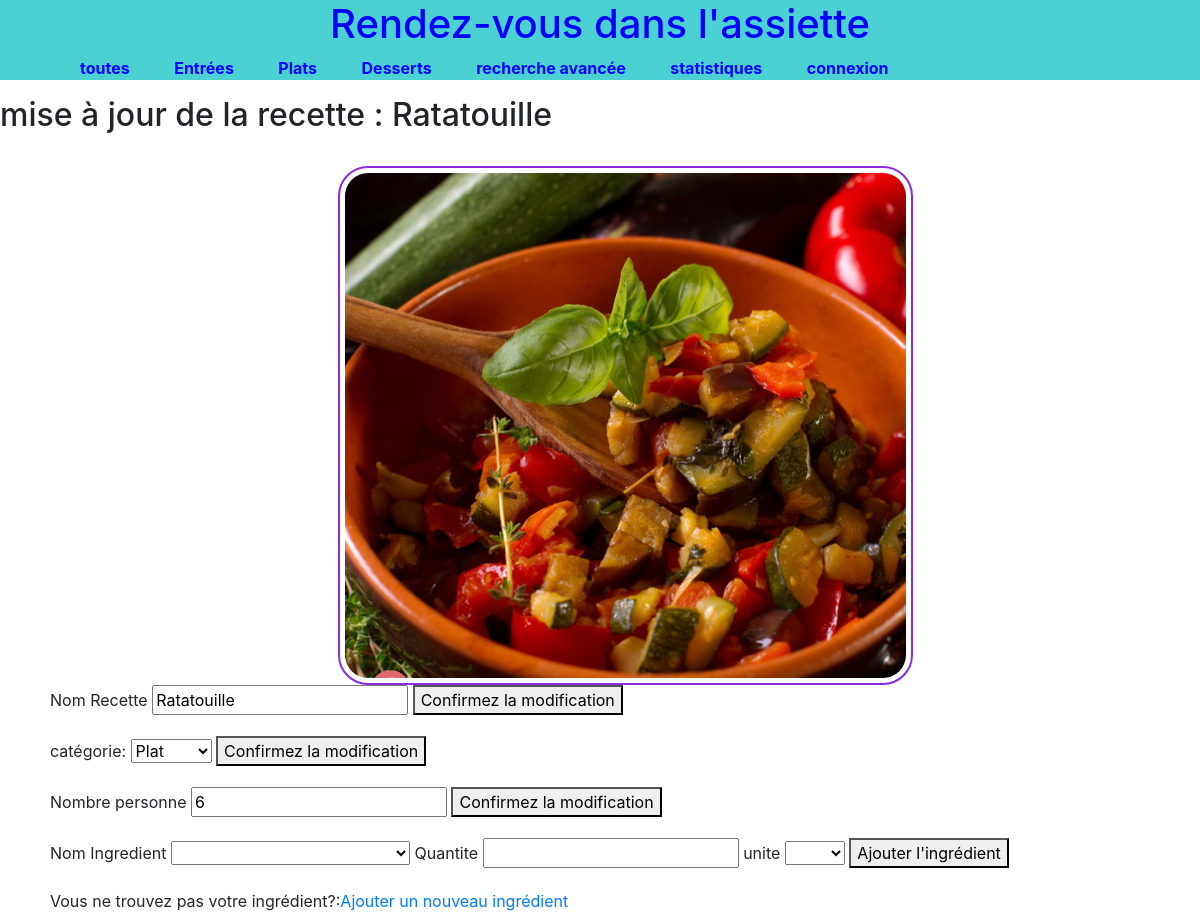
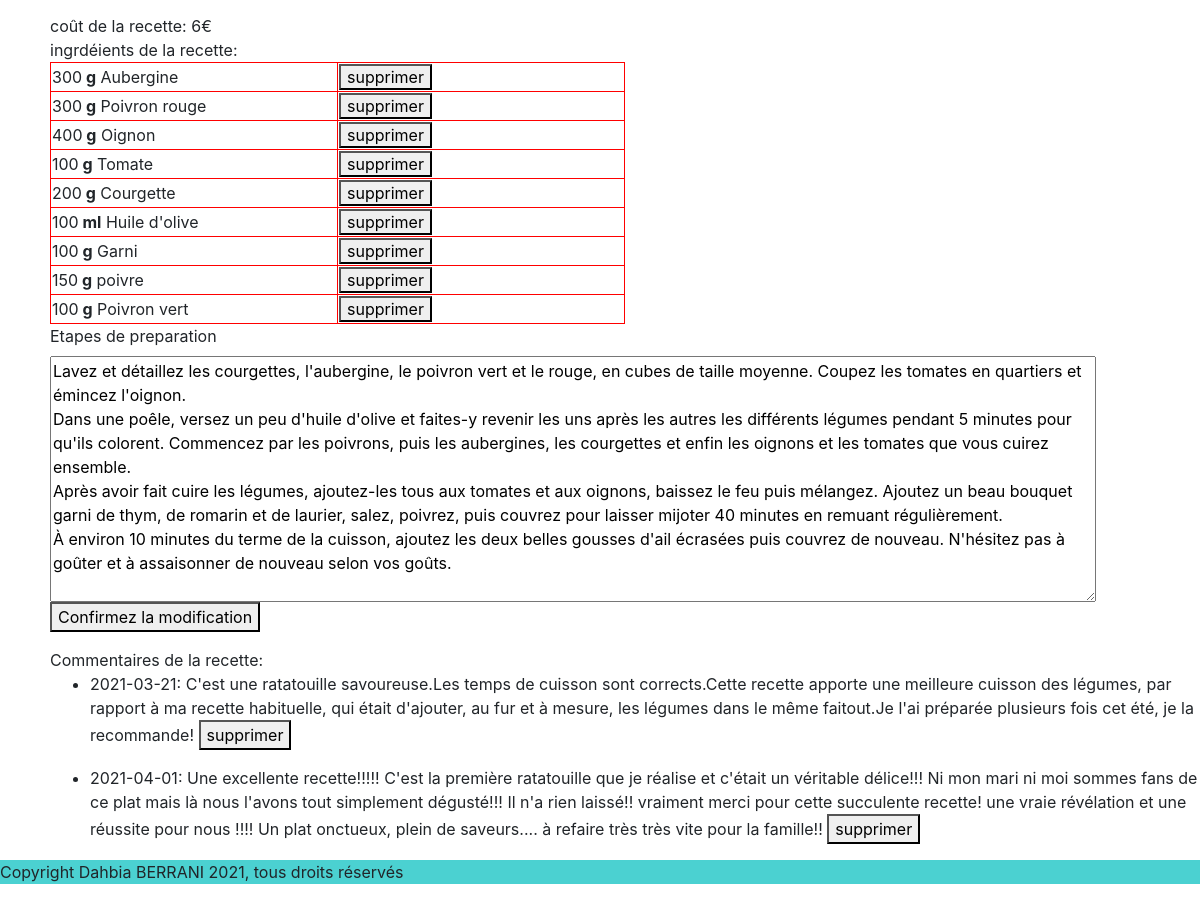
Page /loadRecette.php?modifier=2 on the committed database (2 pictures, top to bottom).
### tables this page shows
CREATE TABLE IF NOT EXISTS Recettes (
  Idrecette int(11) NOT NULL AUTO_INCREMENT,
  Nomrecette varchar(30) NOT NULL DEFAULT '',
  Etapes text NOT NULL,
  Nomcategorie varchar(15) NOT NULL,
  Imagepath varchar(255) DEFAULT NULL,
  Nombrepersonne int(11) NOT NULL,
  Cout float NOT NULL,

  PRIMARY KEY (Idrecette),
  FOREIGN KEY (Nomcategorie) REFERENCES  Categories(Nomcategorie)
);

### libDataBase.php (called while the page is built, shortened)
<?php
    function my_connect(){
        $connexion=mysqli_connect('mi-mariadb.univ-tlse2.fr','dahbia.berrani-eps-h','Akbou_2021');
        if (!$connexion){
            echo ("désolé,connexion au serveur impossible\n");
            exit;
        }
        else {
            mysqli_set_charset($connexion, "utf8");
            return $connexion;
        }
    }
function loadIngredients($_idRecette){
    $connexion= my_connect();
    $requette_composant="SELECT Idingredient, Nomingredient, Quantitee, Unite FROM Compositions join Ingredients USING(Idingredient) JOIN Recettes USING(Idrecette) where Idrecette = $_idRecette ";
    $table_composant_resultat =  mysqli_query($connexion,$requette_composant);
    $ingredients = array();
    if($table_composant_resultat){
        while($ligne_composant=mysqli_fetch_object($table_composant_resultat)){
            $ingredients += array($ligne_composant->Idingredient =>array('quantite' =>$ligne_composant->Quantitee, 'unite' =>$ligne_composant->Unite,'nom' =>$ligne_composant->Nomingredient ));
        }
    }else{
        echo "<p>Erreur dans l'exécution de la requette</p>";
        echo"message de mysqli:".mysqli_error($connexion);
    }
    return $ingredients;
}
function loadComments($_idRecette){
    $connexion= my_connect();
    $requette_commentaire="SELECT Idcommentaire, Commentaire, Idrecette, Datecommentaire FROM Commentaires where Idrecette = $_idRecette";
    $table_commentaire_resultat =  mysqli_query($connexion,$requette_commentaire);
    $commentaires = array();
    if($table_commentaire_resultat){
        while($ligne_commentaire=mysqli_fetch_object($table_commentaire_resultat)){
            $commentaires += array($ligne_commentaire->Idcommentaire => array('textCommentaire' => $ligne_commentaire->Commentaire,'dateCommentaire' => $ligne_commentaire->Datecommentaire));
        }
    }else{
        echo "<p>Erreur dans l'exécution de la requette</p>";
        echo"message de mysqli:".mysqli_error($connexion);
    }
    return $commentaires;
}
function loadRecette($_idRecette){
    $connexion= my_connect();
    $requette_recette="SELECT Idrecette,Nomrecette,Imagepath,Etapes,Nombrepersonne,Cout,Nomcategorie FROM Recettes where Idrecette = $_idRecette";
    $table_recette_resultat =  mysqli_query($connexion,$requette_recette);
    if($table_recette_resultat){
        $ligne_recette=mysqli_fetch_object($table_recette_resultat);
        $tableauRecette['nomRecette'] = $ligne_recette->Nomrecette;
        $tableauRecette['categorieRecette'] = $ligne_recette->Nomcategorie;
        $tableauRecette['imageRecette'] = $ligne_recette->Imagepath;
        $tableauRecette['nombrePersonnesRecette'] = $ligne_recette->Nombrepersonne;
        $tableauRecette['etapesRecette'] = $ligne_recette->Etapes;
        $tableauRecette['cout'] = $ligne_recette->Cout;
        $ingedients = loadIngredients($_idRecette);
        $tableauRecette['ingredientsRecette'] =  $ingedients;
        $commentaires = loadComments($_idRecette);
        $tableauRecette['commentairesRecette'] = $commentaires;
    }
    else{
        echo "<p>Erreur dans l'exécution de la requette</p>";
        echo"message de mysqli:".mysqli_error($connexion);
    }
    return $tableauRecette;
}
?>

### loadRecette.php (the view, shortened to what this page needs)
<?php
    include_once("./libDataBase.php");
    $_idRecette = $_GET["modifier"];
    $_recette = loadRecette($_idRecette);
    include_once('./entete.php');
?>
<html>
    <head>
        <link rel="stylesheet" type="text/css"  href="./style/style.css" media="all">
    </head>
    <body>
        <h2>mise à jour de la recette : <?php echo $_recette['nomRecette'];?></h2></br>
        <div id="formulaire_recette">
            <?php echo "<img class =\"center\" src=\"".$_recette['imageRecette']."\">"; ?>
            <div id="nom_recette">
                <form action="./traitementModificationRecette.php" method="GET">
                    <label for="NomRecette">Nom Recette</label>
                    <input  id="NomRecette" name="NomRecette" type="text" value="<?php echo $_recette['nomRecette'];?>" >
                    <button type="submit" name="changeRecetteName">Confirmez la modification</button>
                </form>
            </div>
            <div id="categorie">
                <form action="./traitementModificationRecette.php" method="GET">
                    <label for="categorie">catégorie:</label>
                    <select  id="categorie" name="categorie" type="text">
                        <?php
                            $connexion= my_connect();
                            $requette1=("SELECT  Nomcategorie From Categories");
                            $resultat =  mysqli_query($connexion,$requette1);
                            if($resultat){
                                while($ligne=mysqli_fetch_object($resultat)){
                                    if( $_recette['categorieRecette']==$ligne->Nomcategorie){
                                        echo ("<option value=\"".$ligne->Nomcategorie."\"selected=\"selected\">".$ligne->Nomcategorie ."</option>\n");
                                    }
                                    else{
                                        echo ("<option value=\"".$ligne->Nomcategorie."\"> ".$ligne->Nomcategorie ."</option>\n");
                                    }
                                }
                            }
                            else{
                                echo "<p>Erreur dans l'exécution de la requette</p>";
                                echo"message de mysqli:".mysqli_error($connexion);
                            }
                        ?>
                    </select>
                    <button type="submit" name="changeRecetteCategorie">Confirmez la modification</button>
                </form>
            </div>
            <div id="nbpersonne">
                <form action="./traitementModificationRecette.php" method="GET">
                    <label for="NombrePersonne ">Nombre personne </label>
                    <input  id="NombrePersonne" name="NombrePersonne" type="number" value="<?php echo $_recette['nombrePersonnesRecette'];?>">
                    <button type="submit" name="changeRecetteNombrePersonne">Confirmez la modification</button>
                </form>
            </div>
            <div id="ingredient">
                <form action="./traitementModificationRecette.php" method="GET">
                    <label for="Idingredient">Nom Ingredient</label>
                    <select  id="Idingredient" name="Idingredient" type="numbre" >
                        <option value="" ></option>
                    </select>
                    <label for="Quantite">Quantite </label>
                    <input  id="Quantite" name="Quantite" type="number" >
                    <label for="unite"> unite </label>
                    <select  id="unite" name="unite" type="text" >
                        <option value="" name="" type="text"></option>
                        <option value="g" name="g" type="text">g</option>
                    </select>
                    <button type="submit" name="addRecetteIngredient">Ajouter l'ingrédient</button>
                </form>
            </div>
            <div>
                <p>Vous ne trouvez pas votre ingrédient?:<a href="./newIngredient.php" target="_blank">Ajouter un nouveau ingrédient</a></p>
            </div>
            <?php
                echo "coût de la recette: ".$_recette['cout']."€<br>";
                echo "ingrdéients de la recette: <br> ";
                echo "<table>";
                    foreach($_recette['ingredientsRecette'] as $key=>$value){
                        echo "<tr>";
                            echo "<form action=\"./traitementModificationRecette.php\" method=\"GET\">";
                                echo "<td>";
                                    echo $value['quantite'];
                                    $_Unite = $value['unite'];
                                    if ($_Unite === "unite") {
                                        echo " ";
                                    }
                                    else {
                                        echo "<strong> ".$_Unite."</strong>";
                                    }
                                    echo " ".$value['nom'];
                                echo "</td>";
                                echo "<td class=\"tdBoutton\">";
                                    echo "<button type=\"submit\" name=\"deleteIngredient\">supprimer</button>";
                                echo "</td>";
                            echo "</form>";
                        echo "</tr>";
                    }
                echo "</table>";
            ?>
            <div id="etape">
                <form action="./traitementModificationRecette.php" method="GET">
                    <label for="etapes">Etapes de preparation</label></br>
                    <textarea  id="etapes" name="etapes" cols="100" rows="10" ><?php echo $_recette['etapesRecette']; ?></textarea>
                    <button type="submit" name="changeRecetteEtapes">Confirmez la modification</button>
                </form>
            </div>
            <?php
                echo "Commentaires de la recette: <br> ";
                echo "<ul>";
                    foreach($_recette['commentairesRecette'] as $key=>$value){
                        echo "<li>";
                            echo "<form action=\"./traitementModificationRecette.php\" method=\"GET\">";
                                echo $value['dateCommentaire'].":";
                                echo " ".$value['textCommentaire']." ";
                                echo "<button type=\"submit\" name=\"deleteComment\">supprimer</button>";
                            echo "</form>";
                        echo "</li>";
                    }
                echo "</ul>";
            ?>
        </div>
    </body>
</html>

### entete.php (shortened to what this page needs)
<link rel="stylesheet" type="text/css"  href="./style/style.css" media="all">
<link href="https://cdnjs.cloudflare.com/ajax/libs/magnific-popup.js/1.1.0/magnific-popup.min.css" rel="stylesheet" />
<link rel="stylesheet" href="https://maxcdn.bootstrapcdn.com/bootstrap/4.3.1/css/bootstrap.min.css">
<header>
   <h1>Rendez-vous dans l'assiette</h1>
   <nav id="menu">
      <ul>
         <li>
            <a href="./resultatRecherche.php?categorie=*">toutes</a>
         </li>
         <li>
            <a href="./resultatRecherche.php?categorie=entree">Entrées</a>
         </li>
         <li>
            <a href="./resultatRecherche.php?categorie=plat">Plats</a>
         </li>
         <li>
            <a href="./resultatRecherche.php?categorie=dessert">Desserts</a>
         </li>
         <li>
            <a href="./rechercheAvancee.php">recherche avancée</a>
         </li>
         <li>
            <a href="./stat.php">statistiques</a>
         </li>
         <li>
            <?php
               if (!isset($_SESSION["user"])){
                  echo "<a href=\"./connexion.php\">connexion</a>";
               }
               else{
                  echo "<a href=\"./deconnexion.php\">deconnexion</a>";
               }
            ?>
         </li>
      </ul>
   </nav>
</header>

### style/style.css (style rules this page uses)
#menu li { list-style-type: none; }
#menu ul li a { display: inline-block; text-decoration: none; text-align: center; font-weight: bolder; color: blue; }
header { width: 100%; top: 0; left: 0; width: 100%; background-color: rgb(75, 209, 209); }
#menu > ul > li { position: relative; padding-left: 40px ; display: inline; }
h1 { color: blue; text-align: center; }
footer { background-color: rgb(75, 209, 209);; }
table { border-width:1px; border-style:solid; border-color:black; width:50%; }
td { border-width:1px; border-style:solid; border-color:red; width:50%; }
img { border-radius: 30px; border: 2px solid blueviolet; border-radius: 30px; padding: 5px; width: 50%; }
img.center { display: block; margin-left: auto; margin-right: auto; }
#formulaire_recette { padding-left: 50px; }
.tdBoutton { width: 10px; }

### rows in the picture
recettes: Nomrecette "Ratatouille", Imagepath (picture), NomRecette "Ratatouille", Cout "6", etapes "Lavez et détaillez les courgettes, l'aubergine, le poivron vert et le rouge, en cubes de taille moyenne. Coupez les tomates en quartiers et émincez l'oignon. Dans une poêle, versez un peu d'huile d'olive et faites-y revenir les uns après les autres les différents légumes pendant 5 minutes pour qu'ils colorent. Commencez par les poivrons, puis les aubergines, les courgettes et enfin les oignons et les tomates que vous cuirez ensemble. Après avoir fait cuire les légumes, ajoutez-les tous aux tomates et aux oignons, baissez le feu puis mélangez. Ajoutez un beau bouquet garni de thym, de romarin et de laurier, salez, poivrez, puis couvrez pour laisser mijoter 40 minutes en remuant…"

### other values in the picture
$value['quantite'] "300"
$_Unite "g"
$value['nom'] "Aubergine"
$value['nom'] "Poivron rouge"
$value['quantite'] "400"
$value['nom'] "Oignon"
$value['quantite'] "100"
$value['nom'] "Tomate"
$value['quantite'] "200"
$value['nom'] "Courgette"
$_Unite "ml"
$value['nom'] "Huile d'olive"
$value['nom'] "Garni"
$value['quantite'] "150"
$value['nom'] "poivre"
